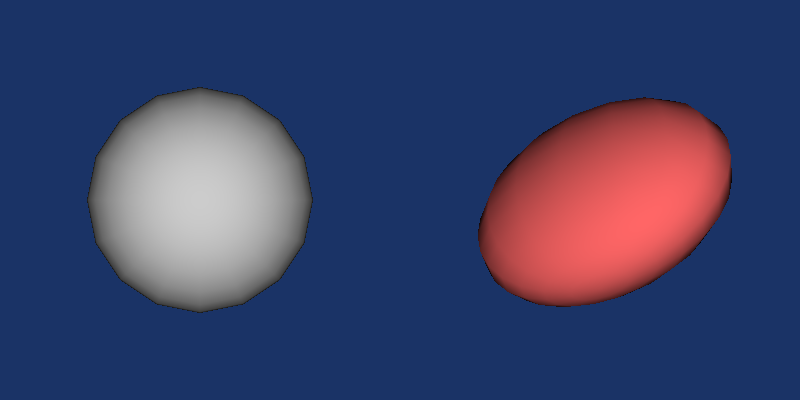

Here is the Python script that generated this plot:
#!/usr/bin/env python

# Demonstrate vtkTransformFilter by creating a sphere, applying a random
# affine transform, and rendering the original and transformed meshes
# side by side.

# Factory overrides
import vtkmodules.vtkInteractionStyle  # noqa: F401
import vtkmodules.vtkRenderingOpenGL2  # noqa: F401

from vtkmodules.vtkCommonTransforms import vtkTransform
from vtkmodules.vtkFiltersGeneral import vtkTransformFilter
from vtkmodules.vtkFiltersSources import vtkSphereSource
from vtkmodules.vtkRenderingCore import (
    vtkActor,
    vtkPolyDataMapper,
    vtkRenderWindow,
    vtkRenderWindowInteractor,
    vtkRenderer,
)

# Create a sphere
sphere = vtkSphereSource()
sphere.SetPhiResolution(16)
sphere.SetThetaResolution(16)

# Create a transform (rotation + scale)
transform = vtkTransform()
transform.RotateX(45)
transform.RotateZ(30)
transform.Scale(1.5, 0.8, 1.2)

# Apply the transform
transform_filter = vtkTransformFilter()
transform_filter.SetTransformAllInputVectors(True)
transform_filter.SetTransform(transform)
transform_filter.SetInputConnection(sphere.GetOutputPort())

# Left viewport: original sphere
original_mapper = vtkPolyDataMapper()
original_mapper.SetInputConnection(sphere.GetOutputPort())

original_actor = vtkActor()
original_actor.SetMapper(original_mapper)
original_actor.GetProperty().SetColor(0.8, 0.8, 0.8)

renderer_0 = vtkRenderer()
renderer_0.SetViewport(0.0, 0.0, 0.5, 1.0)
renderer_0.AddActor(original_actor)
renderer_0.SetBackground(0.1, 0.2, 0.4)

# Right viewport: transformed sphere
transformed_mapper = vtkPolyDataMapper()
transformed_mapper.SetInputConnection(transform_filter.GetOutputPort())

transformed_actor = vtkActor()
transformed_actor.SetMapper(transformed_mapper)
transformed_actor.GetProperty().SetColor(1.0, 0.4, 0.4)

renderer_1 = vtkRenderer()
renderer_1.SetViewport(0.5, 0.0, 1.0, 1.0)
renderer_1.AddActor(transformed_actor)
renderer_1.SetBackground(0.1, 0.2, 0.4)

# Window
render_window = vtkRenderWindow()
render_window.AddRenderer(renderer_0)
render_window.AddRenderer(renderer_1)
render_window.SetSize(800, 400)
render_window.SetWindowName("transform")

# Interactor
interactor = vtkRenderWindowInteractor()
interactor.SetRenderWindow(render_window)

# Scene
renderer_0.ResetCamera()
renderer_1.ResetCamera()

interactor.Initialize()
interactor.Start()
